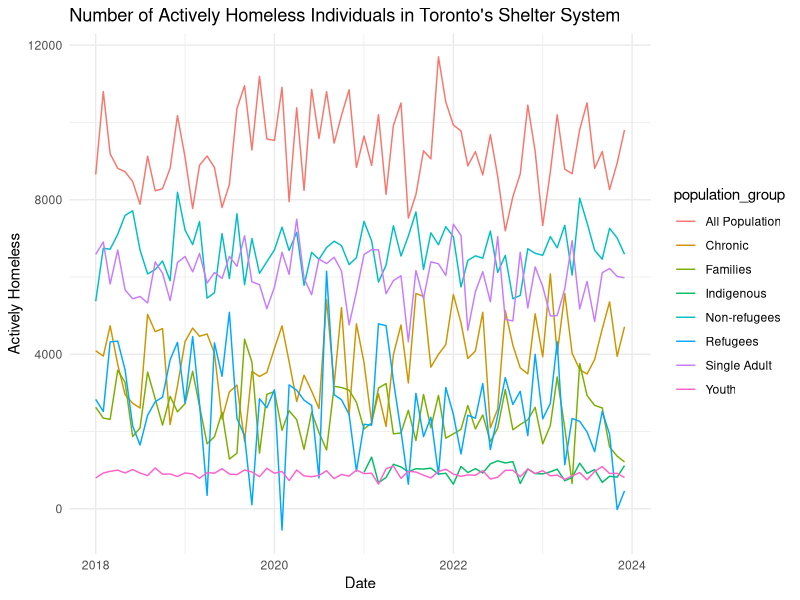
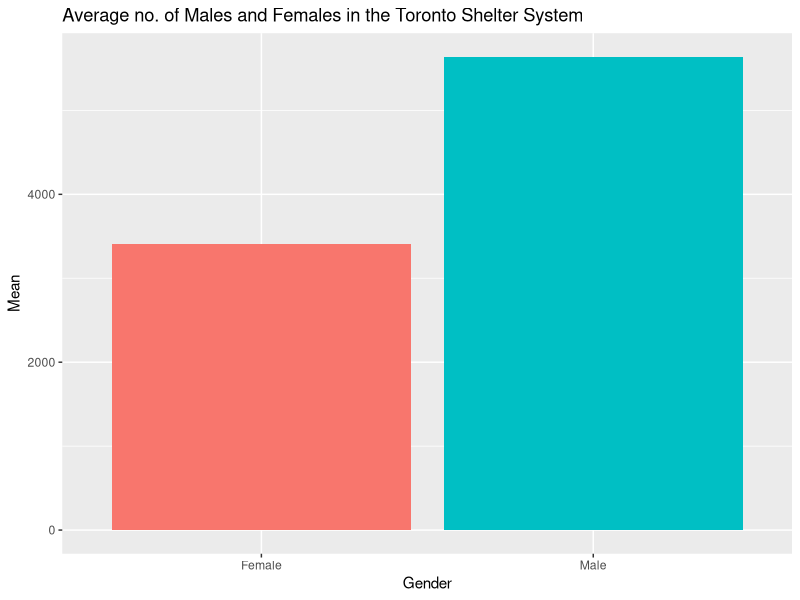
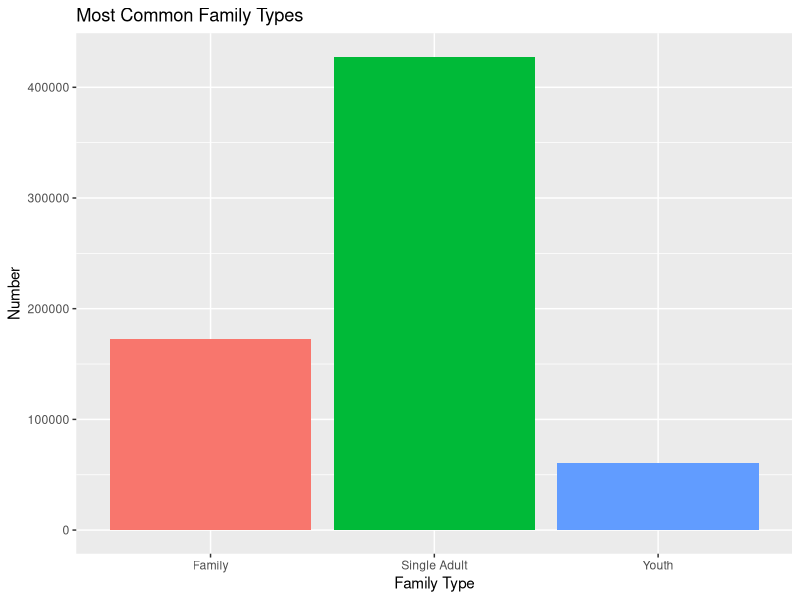

Recreate these plots in R, in order.
## ---- chunk 1
#| include: false
#| warning: false
#| message: false

library(tidyverse)
## ---- chunk 2
#| label: fig-bills
#| fig-cap: Bills of penguins
#| echo: false
simulated_data <- read.csv("simulated_data.csv")
## ---- chunk 3

simulated_data$new_date=as.Date(paste("1-",simulated_data$date.mmm.yy.,sep=""),format="%d-%b-%y")
ggplot(simulated_data) + 
  geom_line(aes(x=new_date,y=actively_homeless,group=population_group,
            colour=population_group))+
  theme_minimal()+
  xlab("Date")+
  ylab("Actively Homeless")+
  ggtitle("Number of Actively Homeless Individuals in Toronto's Shelter System")
## ---- chunk 4

#Creating the summary tables:
#Breakdown by gender:
males=simulated_data %>% 
  filter(population_group=="All Population") %>% 
  select(gender_male)
females=simulated_data %>% 
  filter(population_group=="All Population") %>% 
  select(gender_female)
gender_group_values=data.frame(c("Males","Females"),c(mean(males$gender_male),
                                                      mean(females$gender_female)))
colnames(gender_group_values)=c("Gender","Mean Number")
gender_group_values$`Mean Number`=round(gender_group_values$`Mean Number`,2)
knitr::kable(gender_group_values)
## ---- chunk 5
#| label: fig-planes
#| fig-cap: 
#| echo: false
#| warning: false
#| message: false


#Breakdown by the population group:
refugees=simulated_data %>% 
  filter(population_group=="Refugees") %>% 
  group_by(date.mmm.yy.) %>% 
  select(gender_male,gender_female) %>% 
  mutate(total_refugees=gender_male+gender_female)
chronic=simulated_data %>% 
  filter(population_group=="Chronic") %>% 
  group_by(date.mmm.yy.) %>% 
  select(gender_male,gender_female) %>% 
  mutate(total_chronic=gender_male+gender_female)
families=simulated_data %>% 
  filter(population_group=="Families") %>% 
  group_by(date.mmm.yy.) %>% 
  select(gender_male,gender_female) %>% 
  mutate(total_families=gender_male+gender_female)
youth=simulated_data %>% 
  filter(population_group=="Youth") %>% 
  group_by(date.mmm.yy.) %>% 
  select(gender_male,gender_female) %>% 
  mutate(total_youth=gender_male+gender_female)
single_adult=simulated_data %>% 
  filter(population_group=="Single Adult") %>% 
  group_by(date.mmm.yy.) %>% 
  select(gender_male,gender_female) %>% 
  mutate(total_single_adult=gender_male+gender_female)
non_refugees=simulated_data %>% 
  filter(population_group=="Non-refugees") %>% 
  group_by(date.mmm.yy.) %>% 
  select(gender_male,gender_female) %>% 
  mutate(total_non_refugees=gender_male+gender_female)
indigenous=simulated_data[253:nrow(simulated_data),] %>% 
  filter(population_group=="Indigenous") %>% 
  group_by(date.mmm.yy.) %>% 
  select(gender_male,gender_female) %>% 
  mutate(total_indigenous=gender_male+gender_female)
population_group_values=data.frame(c("Chronic","Refugees","Families","Youth","Single Adult",
                                     "Non-refugees","Indigenous"),c(mean(chronic$total_chronic),
                                     mean(refugees$total_refugees),
                                     mean(families$total_families),
                                     mean(youth$total_youth),
                                     mean(single_adult$total_single_adult),
                                     mean(non_refugees$total_non_refugees),
                                     mean(indigenous$total_indigenous)))
colnames(population_group_values)=c("Population Group","Mean Number")
population_group_values$`Mean Number`=round(population_group_values$`Mean Number`,2)
knitr::kable(population_group_values)
#Breakdown by age:
ageunder16=simulated_data %>% 
  filter(population_group=="All Population") %>% 
  select(ageunder16)
age16.24=simulated_data %>% 
  filter(population_group=="All Population") %>% 
  select(age16.24)
age25.44=simulated_data %>% 
  filter(population_group=="All Population") %>% 
  select(age25.44)
age45.64=simulated_data %>% 
  filter(population_group=="All Population") %>% 
  select(age45.64)
age65over=simulated_data %>% 
  filter(population_group=="All Population") %>% 
  select(age65over)
age_group_values=data.frame(c("Under 16","16-24","25-44","45-64","65 or Over"),
                            c(mean(ageunder16[,1]),mean(age16.24[,1]),mean(age25.44[,1]),
                              mean(age45.64[,1]),mean(age65over[,1])))
colnames(age_group_values)=c("Age Group","Mean Number")
age_group_values$`Mean Number`=round(age_group_values$`Mean Number`,2)
knitr::kable(age_group_values)

## ---- chunk 6
#Average number of males and females in the Toronto's shelter system:
mean_males=mean(males$gender_male)
mean_females=mean(females$gender_female)
summary_data=data.frame(c("Male","Female"),c(mean_males,mean_females))
colnames(summary_data)=c("Gender","Mean")
options(scipen=999)
ggplot(summary_data)+
  geom_bar(aes(x = Gender, y = Mean,fill=Gender),stat = "identity", position = position_dodge())+
  ggtitle("Average no. of Males and Females in the Toronto Shelter System")+
  theme(legend.position = "none")
#Number of families, youths and single adults in the shelter system:
values=c(sum(families$total_families),sum(youth$total_youth),
         sum(single_adult$total_single_adult))
summary_data=data.frame(c("Family","Youth","Single Adult"),values)
colnames(summary_data)=c("Family Type","Number")
ggplot(summary_data)+
  geom_bar(aes(x = `Family Type`, y = Number,fill=`Family Type`),stat = "identity", position = position_dodge())+
  ggtitle("Most Common Family Types")+
  theme(legend.position = "none")
## ---- chunk 7
#Running the t-test and the Chi-Square test:
#t-test:
t.test(males,females)
#Chi-Square test:
chisq.test(values, p = c(1/3, 1/3, 1/3))
